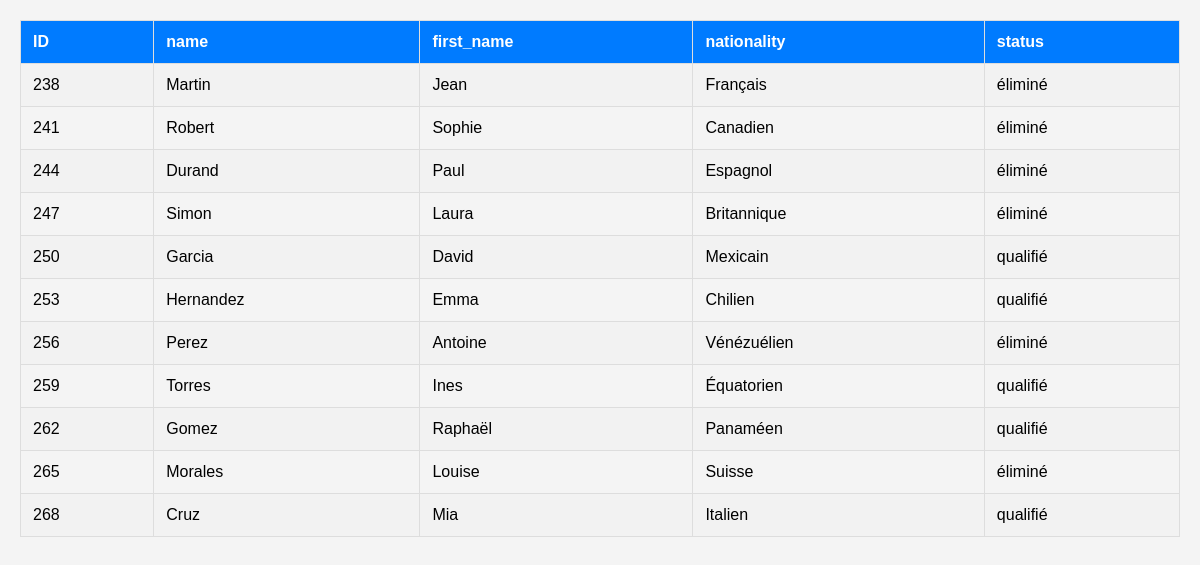
The app's page /run1.php, older data.
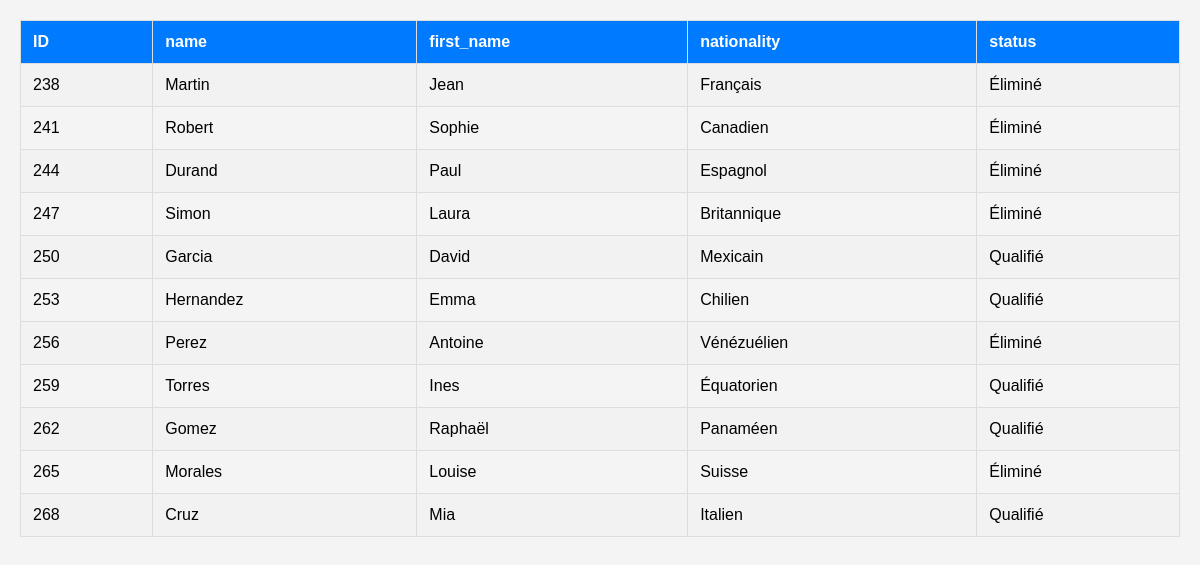
The same page, newer data.
### tables this page shows
CREATE TABLE `course_athelete` (
  `course_id` bigint(20) UNSIGNED NOT NULL,
  `athelete_id` bigint(20) UNSIGNED NOT NULL,
  `temps` double NOT NULL
);

CREATE TABLE `athelete` (
  `name` varchar(255) NOT NULL,
  `firstname` varchar(255) NOT NULL,
  `email` varchar(255) NOT NULL,
  `password` varchar(255) NOT NULL,
  `id` bigint(20) UNSIGNED NOT NULL,
  `nationality` varchar(20) NOT NULL,
  `distance` int(32) NOT NULL,
  `date_de_naissance` date DEFAULT NULL,
  `penality` varchar(255) DEFAULT NULL,
  `status` varchar(255) NOT NULL DEFAULT 'attente'
);

### run1.php (the view, shortened to what this page needs)
<!DOCTYPE html>
<html lang="en">
<head>
</head>
<body>
</body>
</html>
<?php
include("sql.php");
$conn = new mysqli($db_server, $db_user, $db_pass, $db_name);
$sql="SELECT * FROM athelete a JOIN course_athelete c ON a.id=c.athelete_id WHERE c.course_id=1;";
$result= $conn->query($sql);
if ($result->num_rows > 0) {
    echo "<table border='1'><tr><th>ID</th><th>name</th><th>first_name</th><th>nationality</th><th>status</th></tr>";
    while ($row = $result->fetch_assoc()) {
        echo "<tr>
                <td>" . htmlspecialchars($row["id"]) . "</td>
                <td>" . htmlspecialchars($row["name"]) . "</td>
                <td>" . htmlspecialchars($row["firstname"]) . "</td>
                <td>" . htmlspecialchars($row["nationality"]) . "</td>
                <td>" . htmlspecialchars($row["status"]) . "</td>
              </tr>";
    }
    echo "</table>";
} else {
    echo "Aucun athlète trouvé.";
}
?>

### run1.php (style rules this page uses)
body { font-family: Arial, sans-serif; background-color: #f4f4f4; margin: 0; padding: 20px; }
table { width: 100%; border-collapse: collapse; margin-bottom: 20px; }
table, th, td { border: 1px solid #ddd; }
th, td { padding: 12px; text-align: left; }
th { background-color: #007BFF; color: white; }
tr:nth-child(even) { background-color: #f2f2f2; }

Row changes from the older to the newer data that the page shows:
changed through a linked row, course_athelete "Martin": athelete.status "éliminé" → "Éliminé"
changed through a linked row, course_athelete "Robert": athelete.status "éliminé" → "Éliminé"
changed through a linked row, course_athelete "Durand": athelete.status "éliminé" → "Éliminé"
changed through a linked row, course_athelete "Simon": athelete.status "éliminé" → "Éliminé"
changed through a linked row, course_athelete "Garcia": athelete.status "qualifié" → "Qualifié"
changed through a linked row, course_athelete "Hernandez": athelete.status "qualifié" → "Qualifié"
changed through a linked row, course_athelete "Perez": athelete.status "éliminé" → "Éliminé"
changed through a linked row, course_athelete "Torres": athelete.status "qualifié" → "Qualifié"
changed through a linked row, course_athelete "Gomez": athelete.status "qualifié" → "Qualifié"
changed through a linked row, course_athelete "Morales": athelete.status "éliminé" → "Éliminé"
changed through a linked row, course_athelete "Cruz": athelete.status "qualifié" → "Qualifié"
